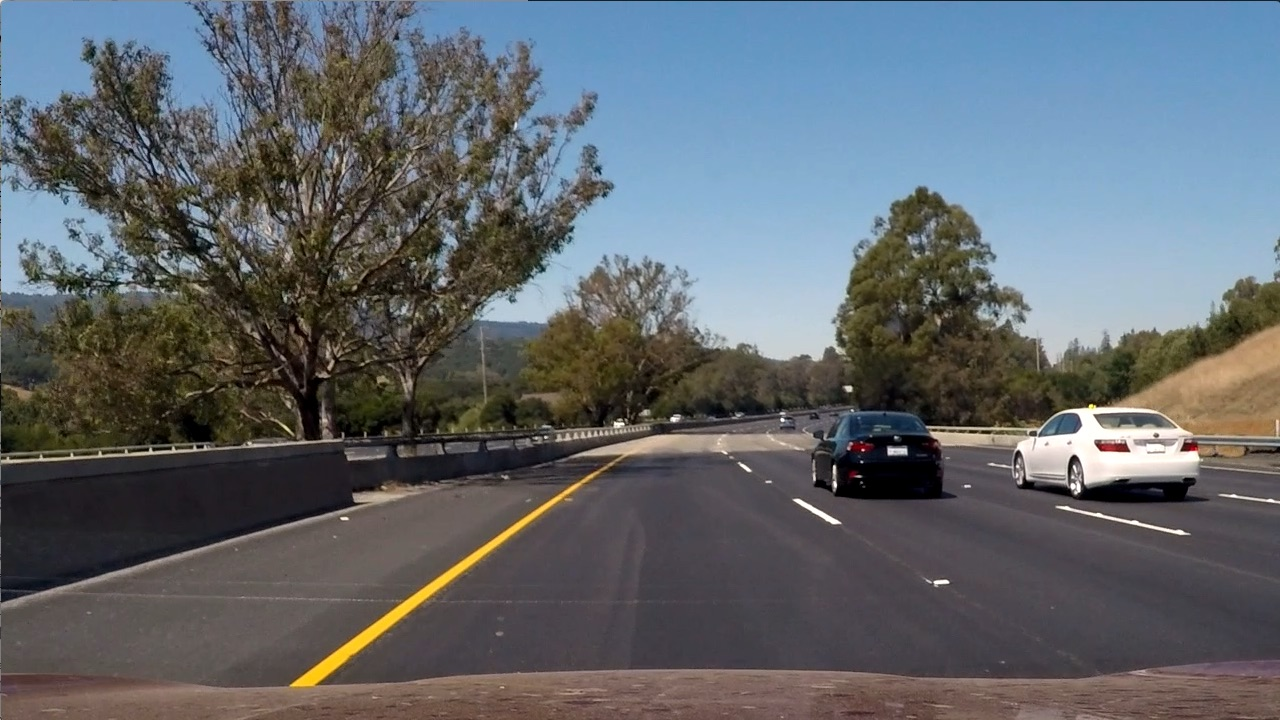
#> input picture 03-Gradients-and-Color-Spaces/img/test6.jpg, 1280 x 720 px
$ jupyter execute 06-HLS-Color-Threshold.ipynb
#> lines starting #> are read from the running program, lines starting #| are printed output that depends on the picture; after the words box and inside, x2 and y2 are one past the last pixel; in counts of white or black regions, pixels touching at a corner belong together
## HLS Color Threshold

Lets write a function that takes an image and threshold values and returns a binary output from applying the threshold to the S-channel and looks like this:

[cell 1]
import matplotlib.pyplot as plt
import matplotlib.image as mpimg
import numpy as np
import cv2

# Read in the image
image = mpimg.imread('./img/test6.jpg')
#> image is the input picture: shape (720, 1280, 3); mean R, G, B 97, 102.6, 107.9

# Define a function that thresholds the S-channel of HLS
# Try playing around with the hls and try different channels.

def hls_select(img, thresh=(0, 255)):
    # 1) Convert to HLS color space
#> called with thresh = (90, 255)
    hls = cv2.cvtColor(img, cv2.COLOR_RGB2HLS)
#> hls: shape (720, 1280, 3); mean of channels 0, 1, 2 76.7, 102.2, 57.5
    # 2) Apply a threshold to the S channel
    s_channel = hls[:,:,2]
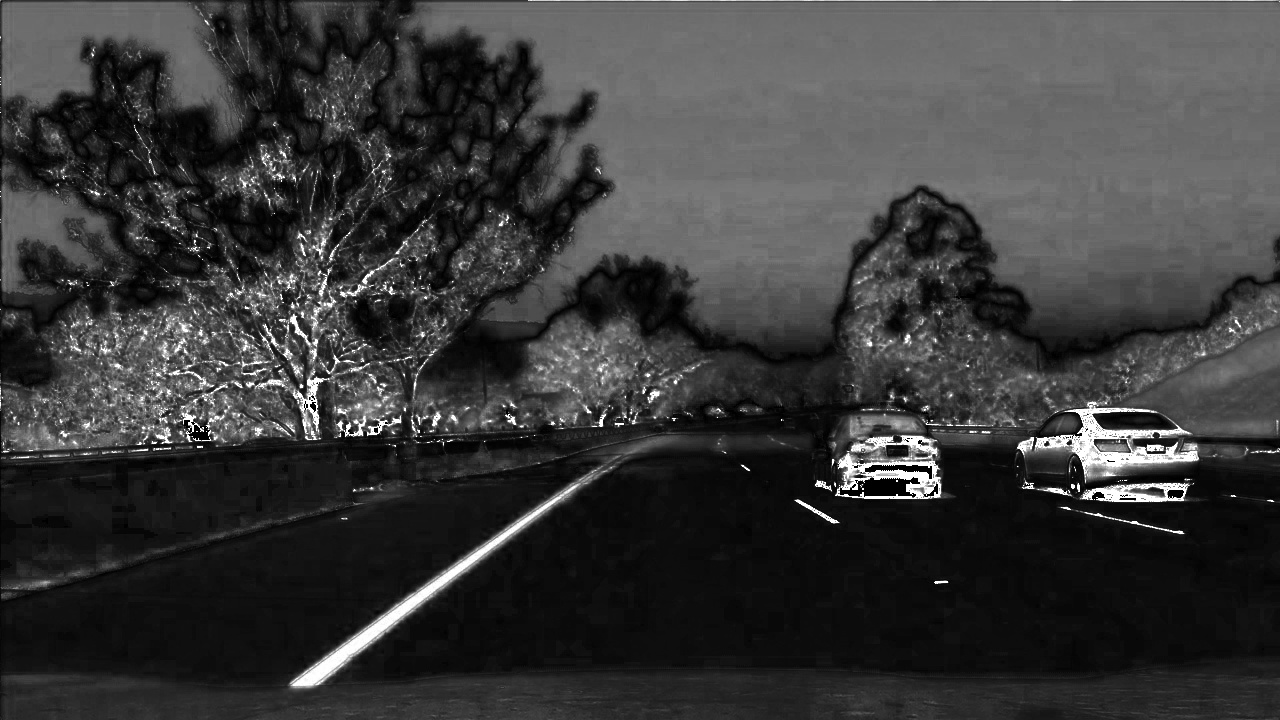
#> s_channel: shape (720, 1280); min 0, max 255, mean 57.5
    # 3) Return a binary image of threshold result
    binary_output = np.zeros_like(s_channel)
    binary_output[(s_channel >= thresh[0]) & (s_channel <= thresh[1])] = 1
    return binary_output

[cell 2]
hls_binary = hls_select(image,thresh=(90,255))
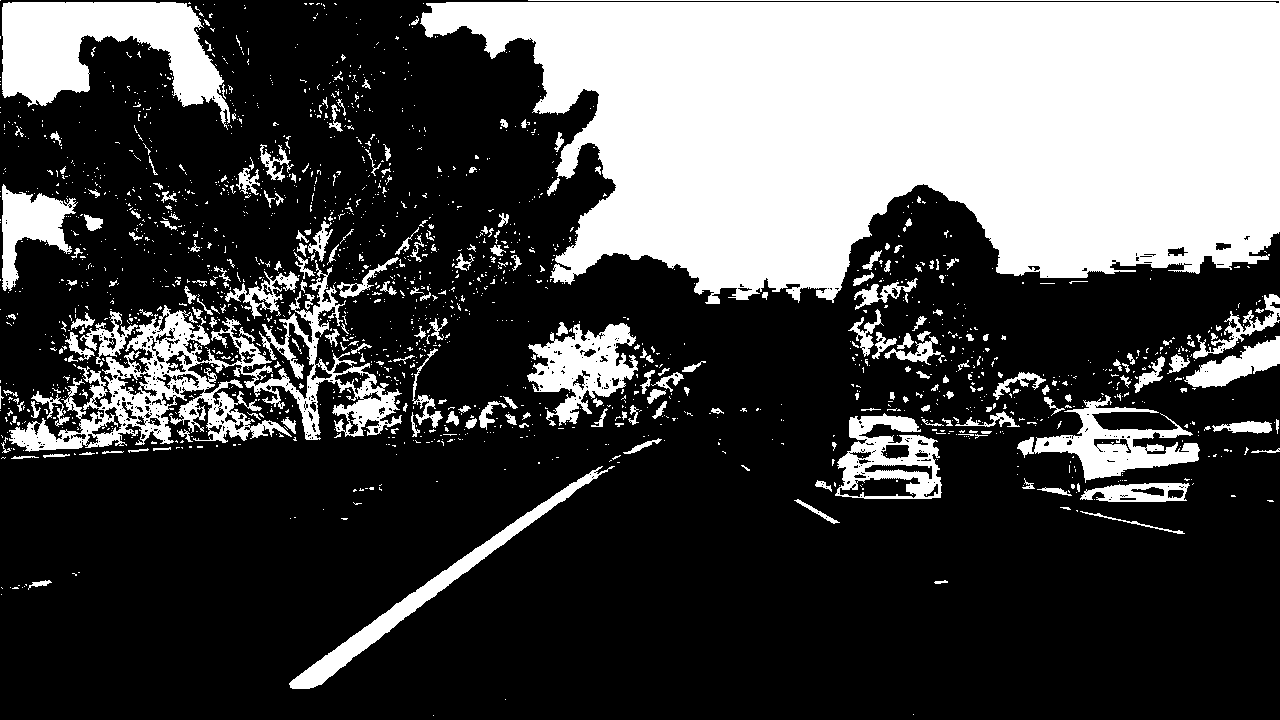
#> hls_binary: shape (720, 1280); values 0 (black) and 1 (white), 30% white; 1855 white regions (1609 under 20 px), largest, box (x1, y1, x2, y2) and area: (420, 0, 1280, 304) 188802, (9, 260, 402, 452) 18291, (2, 2, 230, 130) 14915


# Plot the result
f, (ax1, ax2) = plt.subplots(1, 2, figsize=(24, 9))
f.tight_layout()
ax1.imshow(image)
ax1.set_title('Original Image', fontsize=50)
ax2.imshow(hls_binary, cmap='gray')
ax2.set_title('Thresholded S', fontsize=50)
f.suptitle('S Channel', fontsize = 60)
plt.subplots_adjust(left=0., right=1, top=0.9, bottom=0.)
f.savefig('./img/SChannel.jpg')
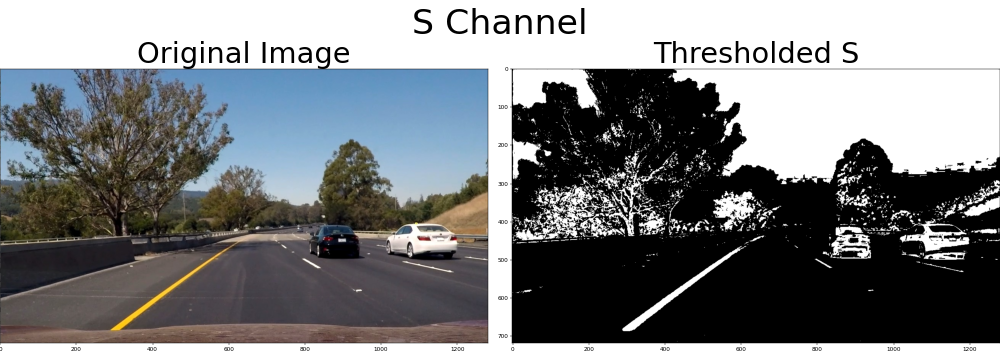
#> figure drawn by matplotlib, 2 panels

$ run again, with 03-Gradients-and-Color-Spaces/img/SChannel.jpg copied over 03-Gradients-and-Color-Spaces/img/test6.jpg
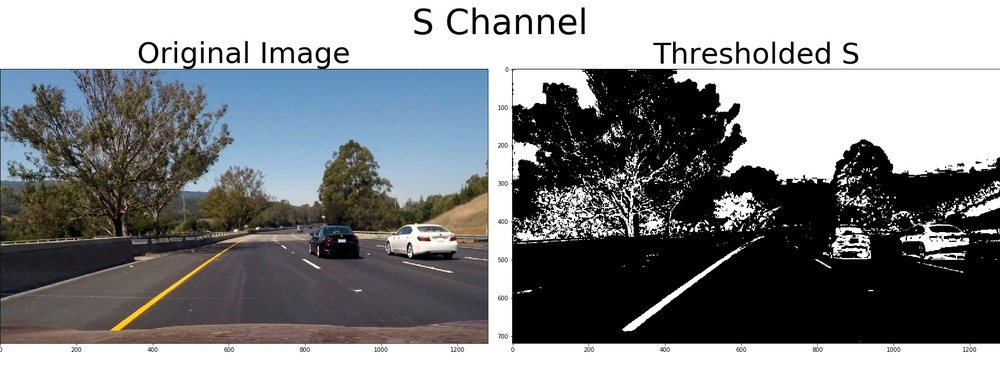
#> input picture 03-Gradients-and-Color-Spaces/img/SChannel.jpg, 1000 x 375 px, shrunk from 1728 x 648 before the run
#> image is the input picture: shape (375, 1000, 3); mean R, G, B 131.7, 133.7, 135.6
#> hls: shape (375, 1000, 3); mean of channels 0, 1, 2 28.5, 133.6, 23.5
#> `hls_binary = hls_select(image,thresh=(90,255))`:
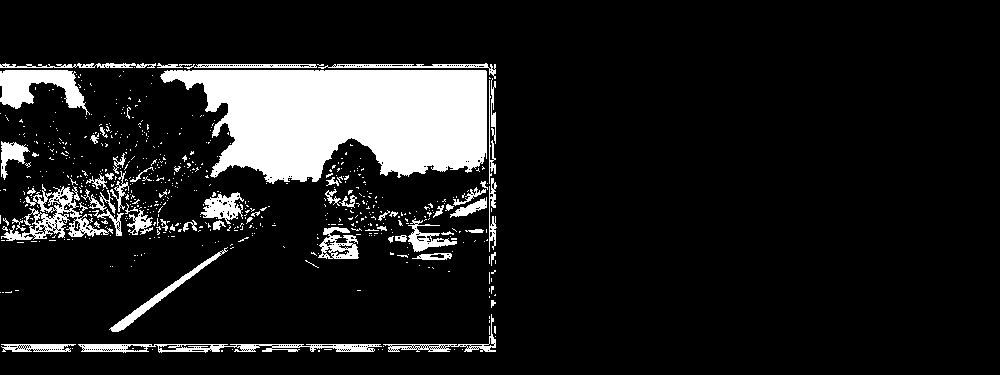
#> hls_binary: shape (375, 1000); values 0 (black) and 1 (white), 11.7% white; 638 white regions (577 under 20 px), largest, box (x1, y1, x2, y2) and area: (160, 70, 487, 184) 26950, (0, 70, 90, 115) 2054, (1, 184, 113, 241) 1788
#> `f.savefig('./img/SChannel.jpg')`:
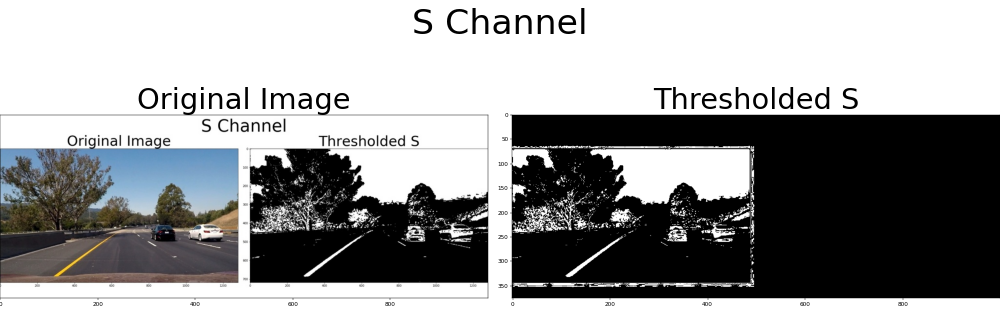
#> figure drawn by matplotlib, 2 panels

$ run again, with 03-Gradients-and-Color-Spaces/img/bridge_shadow.jpg copied over 03-Gradients-and-Color-Spaces/img/test6.jpg
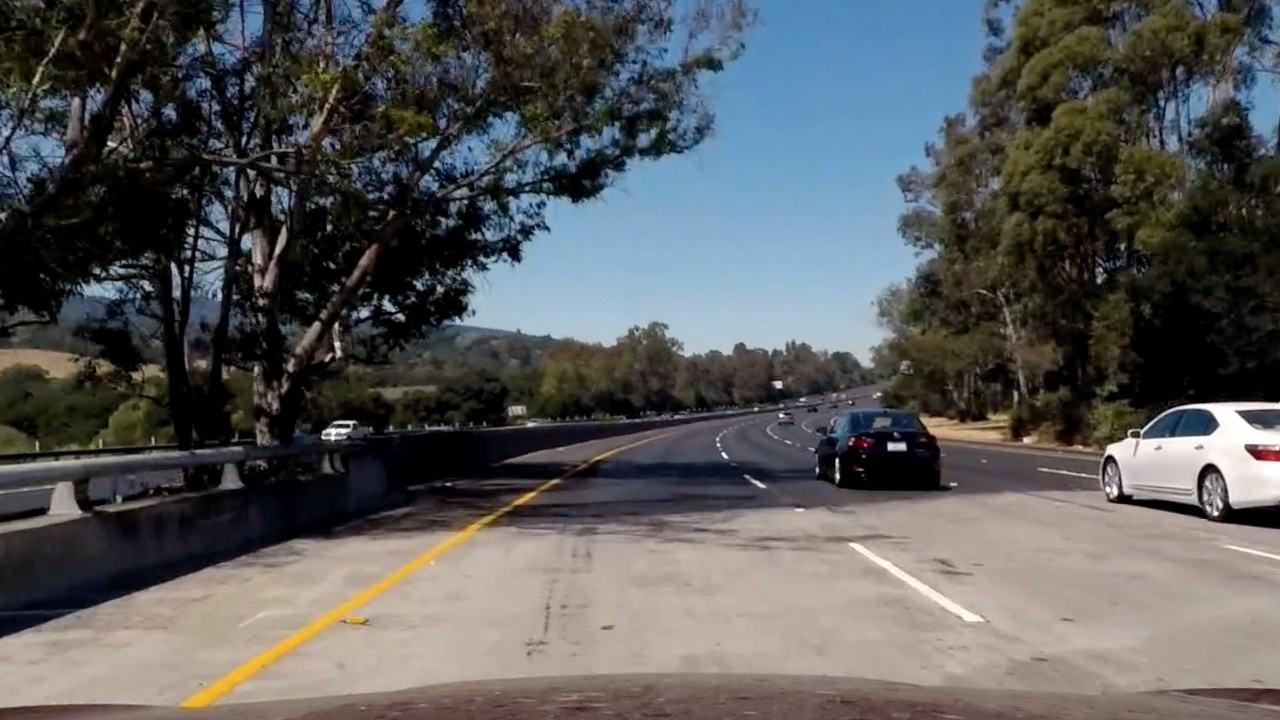
#> input picture 03-Gradients-and-Color-Spaces/img/bridge_shadow.jpg, 1280 x 720 px
#> image is the input picture: shape (720, 1280, 3); mean R, G, B 89.7, 90.6, 90.8
#> hls: shape (720, 1280, 3); mean of channels 0, 1, 2 55.3, 90.3, 67
#> `hls_binary = hls_select(image,thresh=(90,255))`:
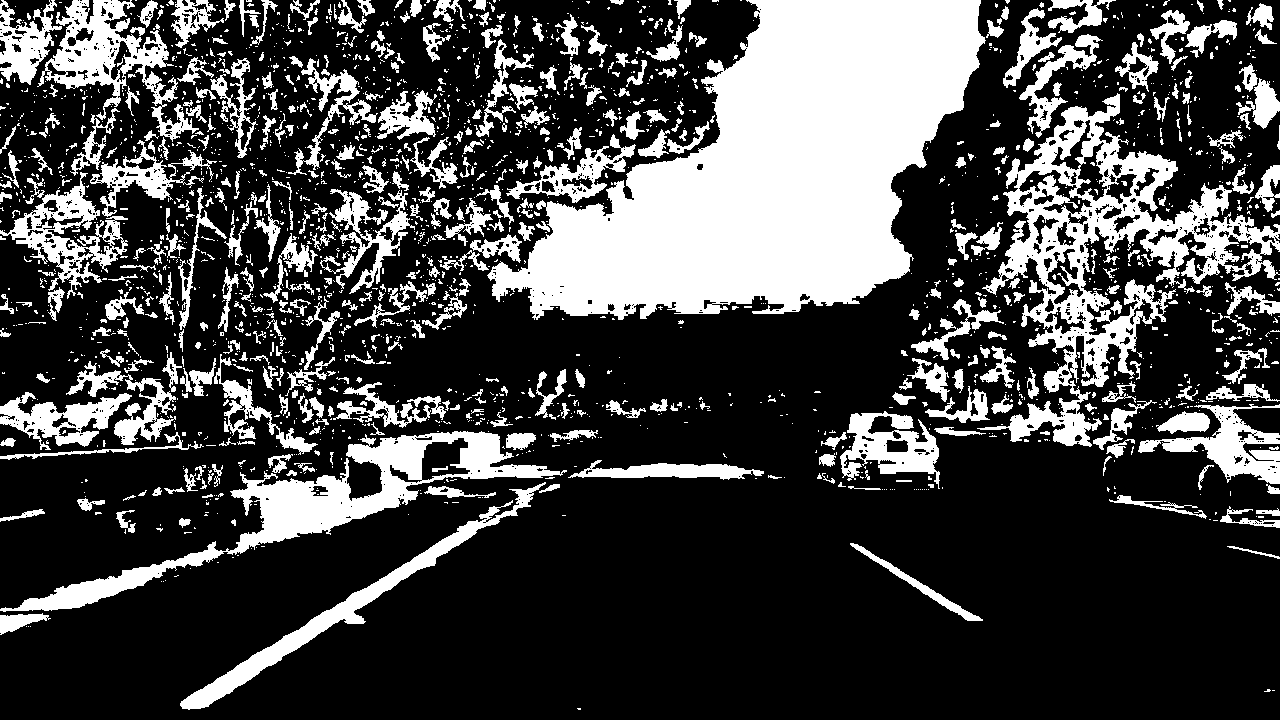
#> hls_binary: shape (720, 1280); values 0 (black) and 1 (white), 27.2% white; 2200 white regions (1711 under 20 px), largest, box (x1, y1, x2, y2) and area: (487, 0, 986, 320) 87817, (977, 93, 1280, 447) 26913, (0, 431, 567, 612) 15490
#> `f.savefig('./img/SChannel.jpg')`:
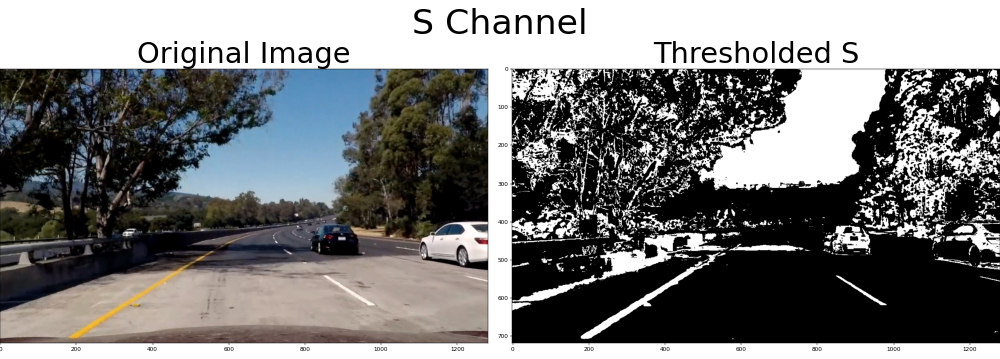
#> figure drawn by matplotlib, 2 panels

$ run again, with 03-Gradients-and-Color-Spaces/img/curved-lane.jpg copied over 03-Gradients-and-Color-Spaces/img/test6.jpg
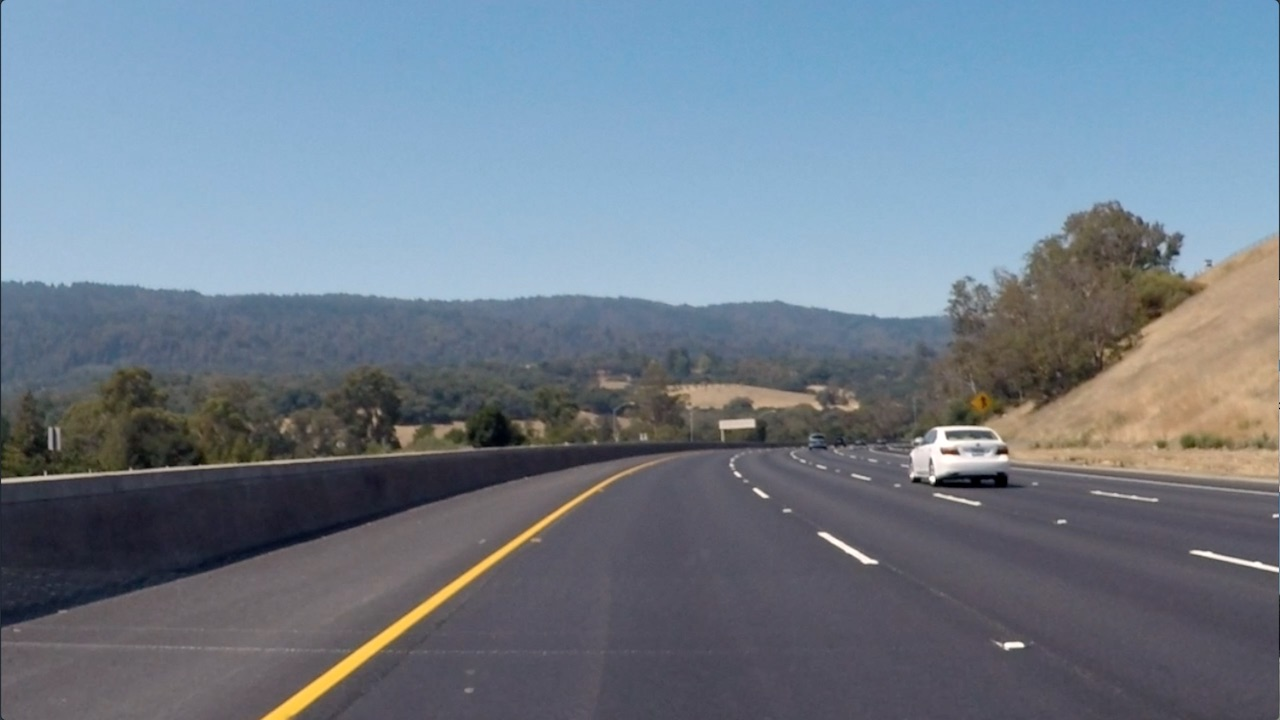
#> input picture 03-Gradients-and-Color-Spaces/img/curved-lane.jpg, 1280 x 720 px
#> image is the input picture: shape (720, 1280, 3); mean R, G, B 112.1, 125, 138.7
#> hls: shape (720, 1280, 3); mean of channels 0, 1, 2 100.6, 125.1, 60.7
#> `hls_binary = hls_select(image,thresh=(90,255))`:
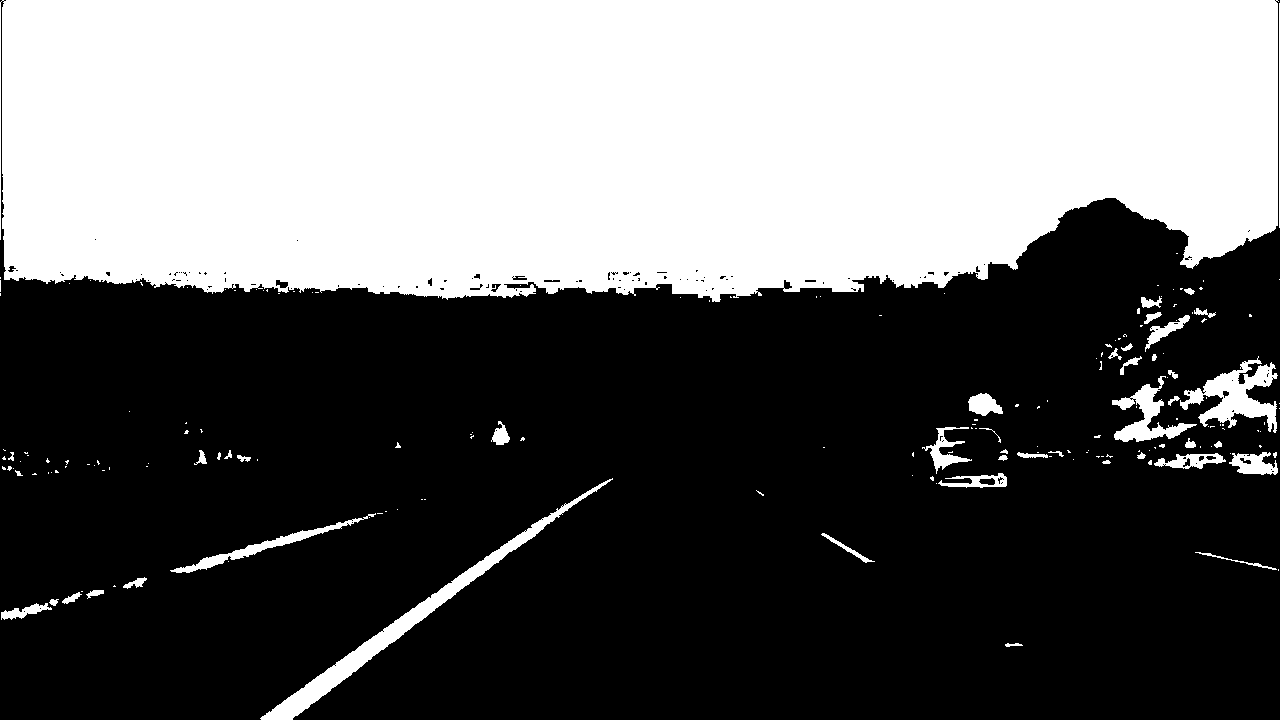
#> hls_binary: shape (720, 1280); values 0 (black) and 1 (white), 40.1% white; 184 white regions (138 under 20 px), largest, box (x1, y1, x2, y2) and area: (0, 0, 1279, 302) 351319, (260, 478, 613, 720) 5362, (1180, 356, 1278, 433) 3079
#> `f.savefig('./img/SChannel.jpg')`:
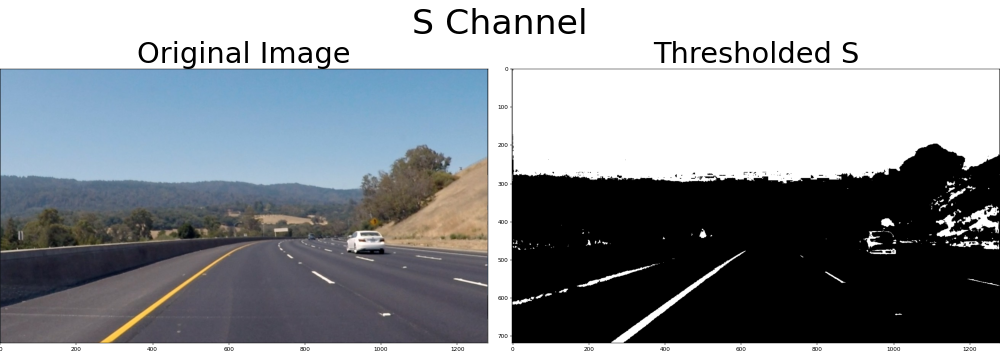
#> figure drawn by matplotlib, 2 panels
